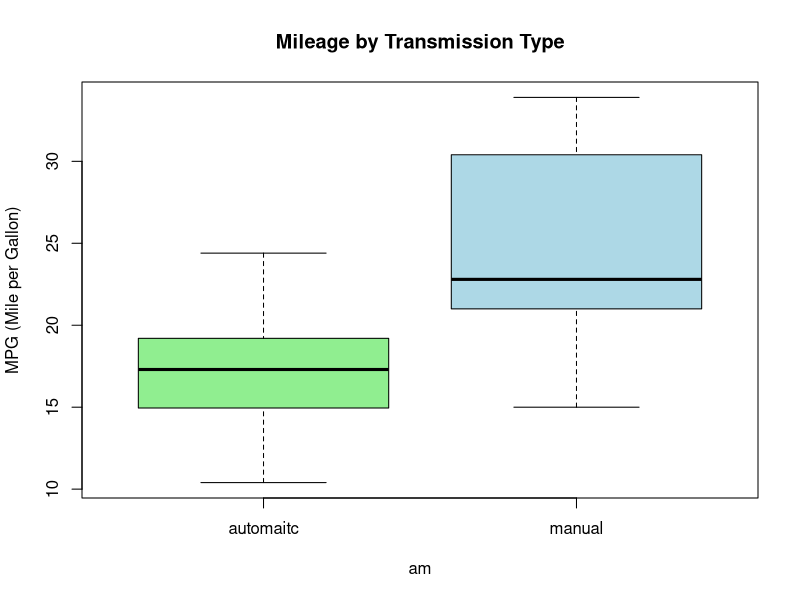
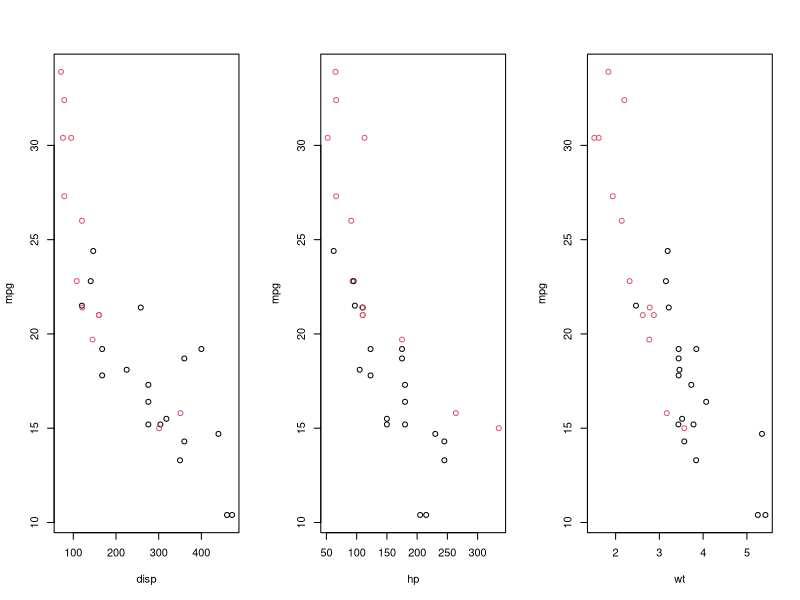

Recreate these plots in R, in order.
## ---- chunk 1
knitr::opts_chunk$set(echo = TRUE)
## ---- chunk 2
#load mtcars data
data(mtcars)
str(mtcars)
head(mtcars)
tail(mtcars)

## ---- chunk 3
mtcars$am = as.factor(mtcars$am)
mtcars$cyl = as.factor(mtcars$cyl)
mtcars$vs = as.factor(mtcars$vs)
mtcars$gear = as.factor(mtcars$gear)
mtcars$carb = as.factor(mtcars$carb)
str(mtcars)
boxplot(mpg ~ am, data=mtcars, main="Mileage by Transmission Type", ylab="MPG (Mile per Gallon)",
        col=c("lightgreen","lightblue"), names=c("automaitc", "manual"))
## ---- chunk 4
with(mtcars, tapply(mpg, am, summary))
fit = lm(mpg ~ am, data=mtcars)
summary(fit)
## ---- chunk 5
par(mfrow=c(1,3))
with(mtcars, plot(disp, mpg, col=am))
with(mtcars, plot(hp, mpg, col=am))
with(mtcars, plot(wt, mpg, col=am))
